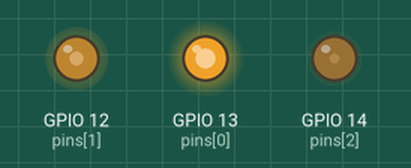
A program run on a simulated ESP8266 board running MicroPython. Shown: output pins drawn as LEDs (lit = HIGH). Random numbers come from a fixed seed.

Above: at 0.1 s.
At 4.7 s:
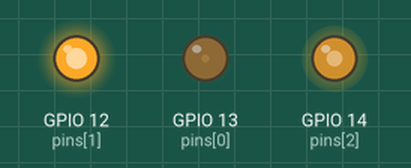
At 9.9 s:
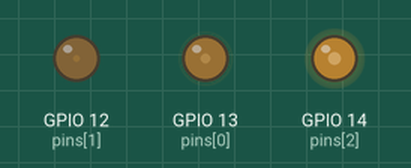
At 19.91 s:
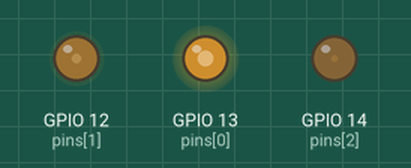
At 29.72 s:
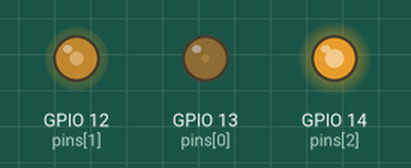
At 39.73 s:
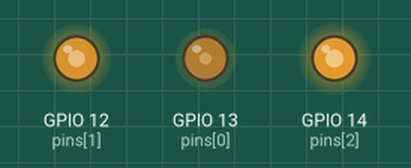
Timing chart, 0 to 40.0 s (numbered marks = the images above):
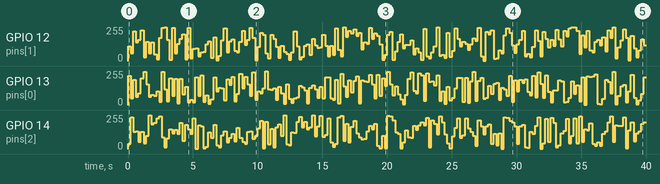

Measured:
- by itself, GPIO 13 (pins[0]): 0/255 → 221/255 at 0.00 s, → 50/255 0.20 s later, → 190/255 0.20 s later, → 61/255 0.20 s later, … (200 changes in this stretch)
- by itself, GPIO 12 (pins[1]): 0/255 → 110/255 at 0.00 s, → 60/255 0.20 s later, → 225/255 0.20 s later, → 140/255 0.20 s later, … (199 changes in this stretch)

The program:

RandomColorLight.py
```python
from machine import Pin,PWM
import random
import time

pins=[13, 12, 14]
freq_num = 1000

pwm0 = PWM(Pin(pins[0]))  #set PWM
pwm1 = PWM(Pin(pins[1]))
pwm2 = PWM(Pin(pins[2]))
pwm0.freq(freq_num)
pwm1.freq(freq_num)
pwm2.freq(freq_num)

def setColor(r,g,b):
    pwm0.duty(1023-r)
    pwm1.duty(1023-g)
    pwm2.duty(1023-b)

try:
    while True:
        red   =random.getrandbits(10)
        green =random.getrandbits(10)
        blue  =random.getrandbits(10)
        setColor(red,green,blue)
        time.sleep_ms(200)
except:
    pwm0.deinit()
    pwm1.deinit()
    pwm2.deinit()
```
